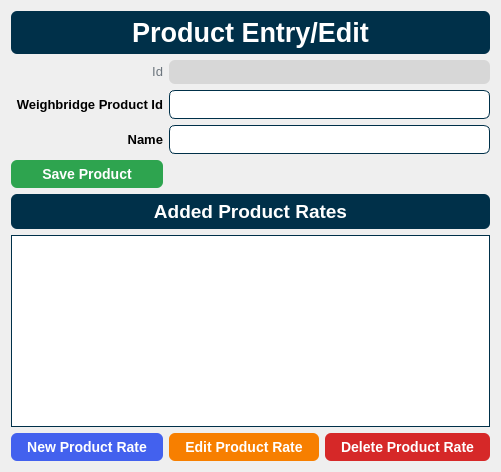
      <widget class="QWidget" name="pageProductEntry">
       <layout class="QGridLayout" name="gridLayout_2">
        <item row="3" column="1" colspan="2">
         <widget class="QLineEdit" name="txtProductName">
          <property name="styleSheet">
           <string notr="true">border: 1px solid #003049;
border-radius: 6px;
font-family: &quot;Helvetica&quot;;
font-size: 10pt;
padding: 5px;</string>
          </property>
          <property name="maxLength">
           <number>32767</number>
          </property>
         </widget>
        </item>
        <item row="0" column="0" colspan="3">
         <widget class="QLabel" name="lblProductEntry_Header">
          <property name="styleSheet">
           <string notr="true">border: 1px solid rgba(27, 31, 35, .15);
border-radius: 6px;
background-color: #003049;
color: #ffffff;
font-size: 20pt;
font-family: &quot;Helvetica&quot;;
font-style: normal;
font-weight: 700;
padding: 6px;</string>
          </property>
          <property name="text">
           <string>Product Entry/Edit</string>
          </property>
          <property name="alignment">
           <set>Qt::AlignCenter</set>
          </property>
         </widget>
        </item>
        <item row="1" column="0">
         <widget class="QLabel" name="lblProductId_Label">
          <property name="sizePolicy">
           <sizepolicy hsizetype="Preferred" vsizetype="Maximum">
            <horstretch>0</horstretch>
            <verstretch>0</verstretch>
           </sizepolicy>
          </property>
          <property name="layoutDirection">
           <enum>Qt::LeftToRight</enum>
          </property>
          <property name="styleSheet">
           <string notr="true">color: #6c757d;
font-family: &quot;Helvetica&quot;;
font-weight: 300;
font-size: 10pt</string>
          </property>
          <property name="text">
           <string>Id</string>
          </property>
          <property name="alignment">
           <set>Qt::AlignRight|Qt::AlignTrailing|Qt::AlignVCenter</set>
          </property>
         </widget>
        </item>
        <item row="7" column="0" colspan="3">
         <widget class="QLabel" name="lblTableHeader">
          <property name="styleSheet">
           <string notr="true">border: 1px solid rgba(27, 31, 35, .15);
border-radius: 6px;
background-color: #003049;
color: #ffffff;
font-size: 14pt;
font-family: &quot;Helvetica&quot;;
font-style: normal;
font-weight: 700;
padding: 6px;</string>
          </property>
          <property name="text">
           <string>Added Product Rates</string>
          </property>
          <property name="alignment">
           <set>Qt::AlignCenter</set>
          </property>
         </widget>
        </item>
        <item row="3" column="0">
         <widget class="QLabel" name="lblProductName">
          <property name="sizePolicy">
           <sizepolicy hsizetype="Preferred" vsizetype="Maximum">
            <horstretch>0</horstretch>
            <verstretch>0</verstretch>
           </sizepolicy>
          </property>
          <property name="layoutDirection">
           <enum>Qt::LeftToRight</enum>
          </property>
          <property name="styleSheet">
           <string notr="true">font-family: &quot;Helvetica&quot;;
font-weight: 700;
font-size: 10pt;</string>
          </property>
          <property name="text">
           <string>Name</string>
          </property>
          <property name="alignment">
           <set>Qt::AlignRight|Qt::AlignTrailing|Qt::AlignVCenter</set>
          </property>
         </widget>
        </item>
        <item row="10" column="0" colspan="3">
         <widget class="QTableWidget" name="tblProductRates">
          <property name="focusPolicy">
           <enum>Qt::NoFocus</enum>
          </property>
          <property name="styleSheet">
           <string notr="true">border: 1px solid #003049;
font-family: &quot;Helvetica&quot;;
font-size: 10pt;</string>
          </property>
          <property name="editTriggers">
           <set>QAbstractItemView::NoEditTriggers</set>
          </property>
          <property name="selectionMode">
           <enum>QAbstractItemView::SingleSelection</enum>
          </property>
          <property name="selectionBehavior">
           <enum>QAbstractItemView::SelectRows</enum>
          </property>
          <property name="sortingEnabled">
           <bool>true</bool>
          </property>
          <attribute name="horizontalHeaderStretchLastSection">
           <bool>true</bool>
          </attribute>
          <attribute name="verticalHeaderVisible">
           <bool>false</bool>
          </attribute>
         </widget>
        </item>
        <item row="1" column="1" colspan="2">
         <widget class="QLabel" name="lblProductId">
          <property name="sizePolicy">
           <sizepolicy hsizetype="Preferred" vsizetype="Minimum">
            <horstretch>0</horstretch>
            <verstretch>0</verstretch>
           </sizepolicy>
          </property>
          <property name="styleSheet">
           <string notr="true">background-color: rgb(215, 215, 215);
border-radius: 6px;
font-family: &quot;Helvetica&quot;;
padding: 5px;</string>
          </property>
          <property name="text">
           <string/>
          </property>
         </widget>
        </item>
        <item row="11" column="0">
         <widget class="QPushButton" name="btnNewProductRate">
          <property name="focusPolicy">
           <enum>Qt::NoFocus</enum>
          </property>
          <property name="styleSheet">
           <string notr="true">background-color: #4361ee;
border: 1px solid rgba(27, 31, 35, .15);
border-radius: 6px;
color: #fff;
font-family: &quot;Helvetica&quot;;
font-size: 14px;
font-weight: 600;
line-height: 20px;
padding: 6px 16px;
position: relative;
text-align: center;
text-decoration: none;
vertical-align: middle;
white-space: nowrap;</string>
          </property>
          <property name="text">
           <string>New Product Rate</string>
          </property>
         </widget>
        </item>
        <item row="11" column="1">
         <widget class="QPushButton" name="btnEditProductRate">
          <property name="focusPolicy">
           <enum>Qt::NoFocus</enum>
          </property>
          <property name="styleSheet">
           <string notr="true">background-color: #f77f00;
border: 1px solid rgba(27, 31, 35, .15);
border-radius: 6px;
color: #fff;
font-family: &quot;Helvetica&quot;;
font-size: 14px;
font-weight: 600;
line-height: 20px;
padding: 6px 16px;
position: relative;
text-align: center;
text-decoration: none;
vertical-align: middle;
white-space: nowrap;</string>
          </property>
          <property name="text">
           <string>Edit Product Rate</string>
          </property>
         </widget>
        </item>
        <item row="11" column="2">
         <widget class="QPushButton" name="btnDeleteProductRate">
          <property name="focusPolicy">
           <enum>Qt::NoFocus</enum>
          </property>
          <property name="styleSheet">
           <string notr="true">background-color: #d62828;
border: 1px solid rgba(27, 31, 35, .15);
border-radius: 6px;
color: #fff;
font-family: &quot;Helvetica&quot;;
font-size: 14px;
font-weight: 600;
line-height: 20px;
padding: 6px 16px;
position: relative;
text-align: center;
text-decoration: none;
vertical-align: middle;
white-space: nowrap;</string>
          </property>
          <property name="text">
           <string>Delete Product Rate</string>
          </property>
         </widget>
        </item>
        <item row="4" column="0">
         <widget class="QPushButton" name="btnSaveProduct">
          <property name="focusPolicy">
           <enum>Qt::NoFocus</enum>
          </property>
          <property name="styleSheet">
           <string notr="true">background-color: #2ea44f;
border: 1px solid rgba(27, 31, 35, .15);
border-radius: 6px;
color: #fff;
font-family: &quot;Helvetica&quot;;
font-size: 14px;
font-weight: 600;
line-height: 20px;
padding: 6px 16px;
position: relative;
text-align: center;
text-decoration: none;
vertical-align: middle;
white-space: nowrap;</string>
          </property>
          <property name="text">
           <string>Save Product</string>
          </property>
         </widget>
        </item>
        <item row="2" column="0">
         <widget class="QLabel" name="lblProductWeighbridgeProductId">
          <property name="styleSheet">
           <string notr="true">font-family: &quot;Helvetica&quot;;
font-weight: 700;
font-size: 10pt;</string>
          </property>
          <property name="text">
           <string>Weighbridge Product Id</string>
          </property>
          <property name="alignment">
           <set>Qt::AlignRight|Qt::AlignTrailing|Qt::AlignVCenter</set>
          </property>
         </widget>
        </item>
        <item row="2" column="1" colspan="2">
         <widget class="QLineEdit" name="txtProductWeighbridgeProductId">
          <property name="styleSheet">
           <string notr="true">border: 1px solid #003049;
border-radius: 6px;
font-family: &quot;Helvetica&quot;;
font-size: 10pt;
padding: 5px;</string>
          </property>
         </widget>
        </item>
       </layout>
      </widget>
